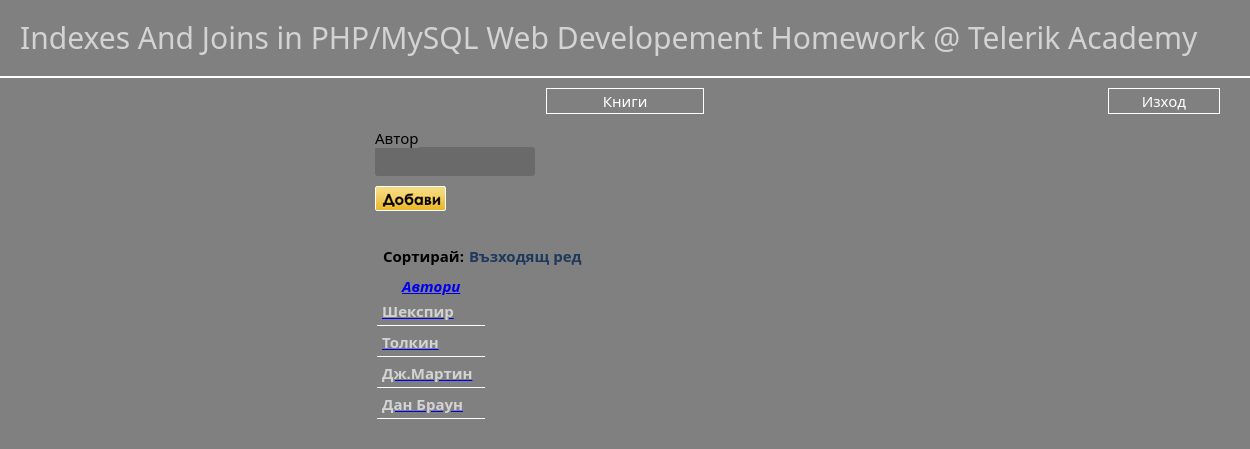
Page /homework5/new_author.php?sort=desc on the committed database.
### tables this page shows
CREATE TABLE IF NOT EXISTS `authors` (
  `author_id` int(11) NOT NULL AUTO_INCREMENT,
  `author_name` varchar(50) NOT NULL,
  PRIMARY KEY (`author_id`)
);

### homework5/new_author.php (the view, shortened to what this page needs)
<?php
require './includes/globals.php';
include './includes/header.php';
?>
<div id="logout-btn"><a href="destroy.php">Изход</a></div>
<div class="table-wrapper">
<div class="index-btn"><a href="index.php">Книги</a></div>
<div id="add-author-form-container">
    <form method="POST">
        <span>Автор</span>
        <input type="text" name="author-name"/>
        <input type="submit" name="submit" value=""/>
    </form>
</div>
<div id="sort-div">
<?php
     if ($_GET['sort']=='asc') {
         echo 'Сортирай:<a href="new_author.php?sort=desc">Низходящ ред</а>';
     }
      else {
          echo 'Сортирай:<a href="new_author.php?sort=asc">Възходящ ред</а>';
      }
?>
</div>
    <table>
        <thead><tr><th>Автори</th></tr></thead>
        <tbody>
            <?php
            if ($_GET['sort'] == 'asc') {
                $getAllAuthorsQuery = mysqli_query($connection, 'SELECT author_id, author_name FROM authors ORDER BY author_name ASC');
            }
            else {
                $getAllAuthorsQuery = mysqli_query($connection, 'SELECT author_id, author_name FROM authors ORDER BY author_name DESC');
            }
                while ($row=$getAllAuthorsQuery->fetch_assoc()) {
                    echo '<tr><td><div class="author-name"><a href="booksList.php?authorID='.$row['author_id'].'">'.$row['author_name'].'</a></div></td></tr>';
                }
            ?>
        </tbody>
    </table>
</div>
<?php
include './includes/footer.php';
?>

### rows in the picture
authors: author_name "Шекспир"
authors: author_name "Толкин"
authors: author_name "Дж.Мартин"
authors: author_name "Дан Браун"
